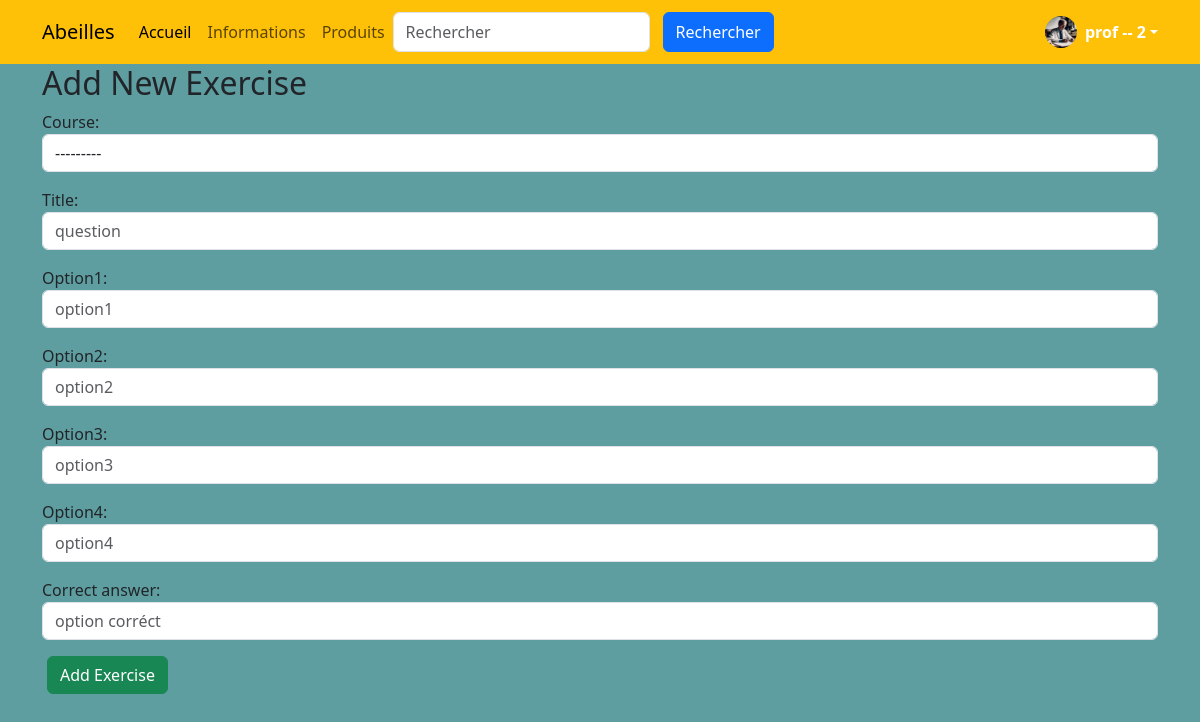
Page /courses/courses/11/add_exercise/ (signed in) on the committed database.
### accounts/models.py (models this page shows, shortened)
class CustomUser(AbstractUser):
    is_teacher = models.BooleanField(default=False)
    is_student = models.BooleanField(default=True)
    groups = models.ManyToManyField(
        'auth.Group',
        related_name='customuser_groups',
        help_text='The groups this user belongs to.',
        verbose_name='groups',
    )
    user_permissions = models.ManyToManyField(
        'auth.Permission',
        related_name='customuser_permissions',
        blank=True,
        help_text='Specific permissions for this user.',
        verbose_name='user permissions',
    )

class Profile(models.Model):
    LEVEL_CHOICES = [
        ('beginner', 'Débutant'),
        ('intermediate', 'Intermédiaire'),
        ('advanced', 'Avancé'),
    ]
    user = models.OneToOneField(settings.AUTH_USER_MODEL, on_delete=models.CASCADE)
    photo = models.ImageField(upload_to='profile_photos/', null=True, blank=True)
    level = models.CharField(max_length=20, choices=LEVEL_CHOICES, default='beginner')
    USER_TYPE_CHOICES = (
        (1, 'admin'),
        (2, 'prof'),
        (3, 'student'),
    )
    user_type = models.PositiveSmallIntegerField(choices=USER_TYPE_CHOICES, default=2)
    bio = models.TextField()
    ville = models.CharField(max_length=255, blank=True, null=True)

### courses/models.py (models this page shows)
class Course(models.Model):
    title = models.CharField(max_length=200)
    description = models.TextField()
    date = models.DateField()
    teacher = models.ForeignKey(settings.AUTH_USER_MODEL, on_delete=models.CASCADE, related_name='courses')
    duration = models.IntegerField()
    price = models.DecimalField(max_digits=10, decimal_places=2)
    image = models.ImageField(upload_to='courses/images/')
    video = models.FileField(upload_to='courses/videos/')
    active = models.BooleanField(default=True)
    def __str__(self):
        return self.title

### courses/views.py (the view)
# urls.py: path('courses/<int:course_id>/add_exercise/', views.add_exercise, name='add_exercise'),
@login_required
def add_exercise(request, course_id):
    course = get_object_or_404(Course, id=course_id)
    if hasattr(request.user, 'profile') and request.user.profile.user_type in [1, 2]:
        if request.method == 'POST':
            form = ExerciseForm(request.POST)
            if form.is_valid():
                exercise = form.save(commit=False)
                exercise.course = course
                exercise.save()
                messages.success(request, "Exercise added successfully!")
                return redirect('course_detail', course_id=course.id)
        else:
            form = ExerciseForm()
        return render(request, 'courses/add_exercise.html', {'form': form, 'course': course})
    messages.error(request, "You are not authorized to create exercises.")
    return redirect('course_list')

### courses/forms.py
class ExerciseForm(forms.ModelForm):
    class Meta:
        model = Exercise
        fields = ['course', 'title', 'option1', 'option2', 'option3', 'option4', 'correct_answer']
        widgets = {
            'course': forms.Select(attrs={'class': 'form-control'}),
            'title': forms.TextInput(attrs={'class': 'form-control', 'placeholder': 'question'}),
            'option1': forms.TextInput(attrs={'class': 'form-control', 'placeholder': 'option1'}),
            'option2': forms.TextInput(attrs={'class': 'form-control', 'placeholder': 'option2'}),
            'option3': forms.TextInput(attrs={'class': 'form-control', 'placeholder': 'option3'}),
            'option4': forms.TextInput(attrs={'class': 'form-control', 'placeholder': 'option4'}),
            'correct_answer': forms.TextInput(attrs={'class': 'form-control', 'placeholder': 'option corréct'}),
        }

### templates/courses/add_exercise.html (shortened to what this page needs)
{% extends 'base.html' %}
{% block content %}
<div class="container">
    <h2>Add New Exercise</h2>
    <form method="POST">
        {{ form.as_p }}
        <button type="submit" class="btn btn-success">Add Exercise</button>
    </form>
</div>
{% endblock %}

### templates/parts/navbar.html (shortened to what this page needs)
<nav class="navbar navbar-expand-lg bg-warning">
    <div class="container">
      <a class="navbar-brand" href="{% url 'home' %}">Abeilles</a>
      <div class="collapse navbar-collapse" id="navbarsExample07">
        <ul class="navbar-nav me-auto mb-2 mb-lg-0">
          <li class="nav-item">
            <a class="nav-link active" aria-current="page" href="{% url 'home' %}">Accueil</a>
          </li>
          <li class="nav-item">
            <a class="nav-link" href="{% url 'course_list' %}">Informations</a>
          </li>
          <li class="nav-item">
            <a class="nav-link" href="{% url 'product_list' %}">Produits</a>
          </li>
        <form method="get" action="{% url 'search' %}" class="d-flex ms-auto">
          <input class="form-control me-2" type="search" name="q" placeholder="Rechercher" aria-label="Rechercher">
          <button type="submit" class="btn btn-primary">Rechercher</button>
        </form>
      </div>
      <br>
      <br>
      <div class="dropdown">
        <a class="d-flex align-items-center text-white text-decoration-none dropdown-toggle" data-bs-toggle="dropdown" aria-expanded="false">
          {% if user.is_authenticated %}
            <img src="{{ user.profile.photo.url }}" alt="" width="32" height="32" class="rounded-circle me-2">
            <strong>{{ user.username }} -- {{ user.profile.user_type }}</strong>
          {% endif %}
        </a>
      </div>
    </div>
  </nav>

### templates/base.html (style rules this page uses)
.btn { margin: 0 5px; }
body { display: flex; flex-direction: column; min-height: 100vh; background-color: cadetblue; }

### rows in the picture
CustomUser: profile.photo (picture), username "prof", profile.user_type "2"
